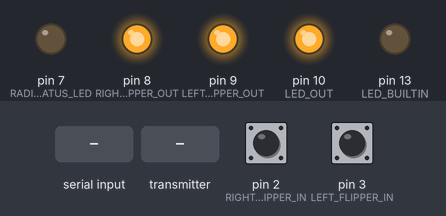
A sketch run on a simulated Arduino Leonardo, built with avr-gcc and run on an emulated ATmega32U4. Shown: output pins drawn as LEDs (lit = HIGH). The test bench sets the inputs (shaded band); at power-on: pin 2 (RIGHT_FLIPPER_IN) HIGH, pin 3 (LEFT_FLIPPER_IN) HIGH. EEPROM starts erased; no radio packets arrive unless stated.

Above: at 1.2 s.
1.3 s: "f" received over Serial
At 2.7 s:
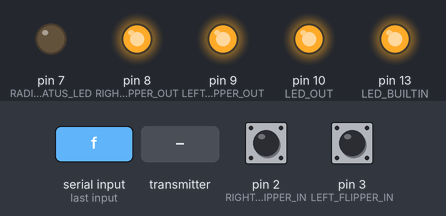
3.0 s: pin 2 (RIGHT_FLIPPER_IN) pulled LOW for 0.15 s
At 3.08 s:
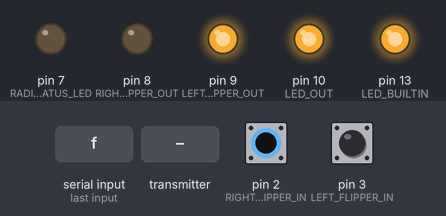
4.6 s: pin 3 (LEFT_FLIPPER_IN) pulled LOW for 0.15 s
At 4.68 s:
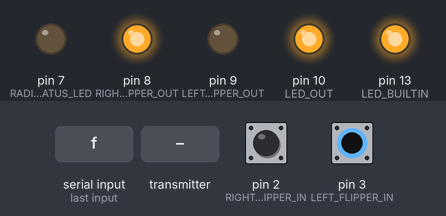
6.2 s: the transmitter starts sending data = 0
At 7.4 s:
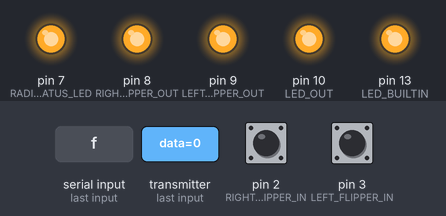
7.7 s: "l" received over Serial
At 8.9 s:
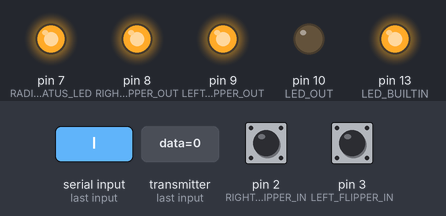
9.2 s: pin 2 (RIGHT_FLIPPER_IN) pulled LOW for 1 s
At 9.8 s:
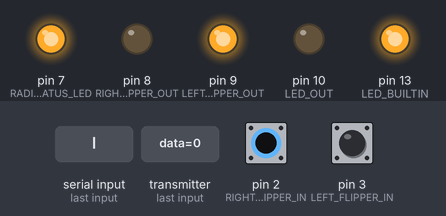
Timing chart, 0 to 12.2 s (numbered marks = the images above; inputs shaded):
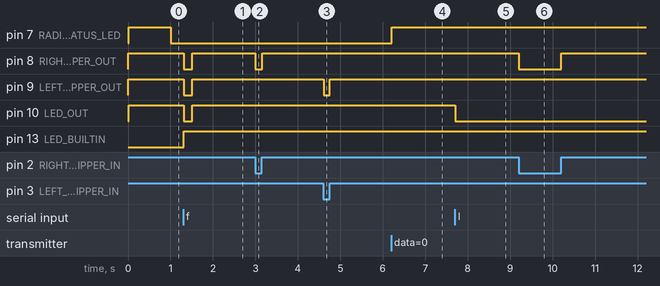

The sketch:

ArduinoController.ino
```cpp
#include "Arduino.h"
#include <SPI.h>
#include <RF24.h>
#include <EEPROM.h>
#include "printf.h"
#include "Mouse.h"
#include "Keyboard.h"

#define RIGHT_FLIPPER_IN 2
#define LEFT_FLIPPER_IN 3

#define RIGHT_FLIPPER_OUT 8
#define LEFT_FLIPPER_OUT 9

#define LED_OUT 10

#define CE_PIN A1
#define CS_PIN A0
#define RADIO_STATUS_LED 7

#define DEBUG false

#define PEDAL_COUNT 3

bool flipper_enabled = false;
bool led_enabled = true;

bool currentPedalVal[PEDAL_COUNT];
char pedalFunction[PEDAL_COUNT];
bool pedalStatus[PEDAL_COUNT];

RF24 radio(CE_PIN, CS_PIN);
byte addresses[][6] = {"1Node", "2Node"};
long lastRadioRead = 0;

// the setup function runs once when you press reset or power the board
void setup() {
  // initialize digital pin LED_BUILTIN as an output.
  pinMode(LED_BUILTIN, OUTPUT);
  digitalWrite(LED_BUILTIN, LOW);

  pinMode(LEFT_FLIPPER_IN, INPUT_PULLUP);
  pinMode(RIGHT_FLIPPER_IN, INPUT_PULLUP);

  pinMode(LEFT_FLIPPER_OUT, OUTPUT);
  pinMode(RIGHT_FLIPPER_OUT, OUTPUT);
  digitalWrite(RIGHT_FLIPPER_OUT, HIGH);
  digitalWrite(LEFT_FLIPPER_OUT, HIGH);

  pinMode(LED_OUT, OUTPUT);
  pinMode(RADIO_STATUS_LED, OUTPUT);

  loadPedalBindings();

  Serial.begin(115200);

  //CONFIGURE PEDAL RECEIVER
    // Initiate the radio object
  radio.begin();
  // Set the transmit power to lowest available to prevent power supply related issues
  radio.setPALevel(RF24_PA_MIN);
  // Set the speed of the transmission to the quickest available
  radio.setDataRate(RF24_2MBPS);
  // Use a channel unlikely to be used by Wifi, Microwave ovens etc
  radio.setChannel(124);

  // Open a writing and reading pipe on each radio, with opposite addresses
  radio.openWritingPipe(addresses[0]);
  radio.openReadingPipe(1, addresses[1]);

  if (DEBUG) {
    // For debugging info
    printf_begin();             // needed only once for printing details
    radio.printPrettyDetails(); // (larger) function that prints human readable data
  }
}

// the loop function runs over and over again forever
void loop() {

  // FLIPPER LOGIC
  if (flipper_enabled) {
    digitalWrite(LEFT_FLIPPER_OUT, digitalRead(LEFT_FLIPPER_IN));
    digitalWrite(RIGHT_FLIPPER_OUT, digitalRead(RIGHT_FLIPPER_IN));
  }
  else {
    digitalWrite(LEFT_FLIPPER_OUT, HIGH);
    digitalWrite(RIGHT_FLIPPER_OUT, HIGH);
  }

  // START & COIN BUTTON LED LOGIC
  digitalWrite(LED_OUT, led_enabled);

  // WIRELESS PEDAL FUNCTIONALITY
  byte data = 0x00;
  radio.startListening();

  if ( radio.available()) {
    // Go and read the data and put it into that variable
    while (radio.available()) {
      radio.read( &data, sizeof(byte));
      lastRadioRead = millis();
    }

    if (DEBUG) {
      Serial.print("Received Value: ");
      Serial.println(data);
    }

    processPedalInput(data);
  }

  // WRITE RADIO STATUS LED
  digitalWrite(RADIO_STATUS_LED, millis() - lastRadioRead <= 1000);


  // CONFIGURATION LOGIC
  if (Serial.available()) {
    char c = Serial.read();

    //CONFIGURE PEDAL FUNCTIONS
    if (c == '#') {
      int i = PEDAL_COUNT - 1;
      while (Serial.available()) {
        c = Serial.read();
        if (i >= 0) {
          pedalFunction[i] = c;
          EEPROM.update(i, c);
          Serial.print("Setting Button To: ");
          Serial.println(c);
        }
        i--;
      }
    }
    // Toggle Flipper Function
    else if (c == 'f') {
      flipper_enabled = !flipper_enabled;
      digitalWrite(LED_BUILTIN,flipper_enabled);
      ack_flipper_cmd(flipper_enabled);
    }
    // Toggle Button LEDs
    else if (c == 'l') {
      led_enabled = !led_enabled;
    }
  }

  delay(10);

}

void ack_flipper_cmd(bool isOn) {
  digitalWrite(LED_OUT, !led_enabled);
  digitalWrite(LEFT_FLIPPER_OUT, !isOn);
  digitalWrite(RIGHT_FLIPPER_OUT, !isOn);
  delay(200);
  digitalWrite(LED_OUT, led_enabled);
  digitalWrite(LEFT_FLIPPER_OUT, HIGH);
  digitalWrite(RIGHT_FLIPPER_OUT, HIGH);
}

void processPedalInput(byte data) {

  for (int i = PEDAL_COUNT - 1; i >= 0; i--) {
    bool isOn = bitRead(data, i);

    if (isOn) {
      if (!pedalStatus[i]) {
        pedalStatus[i] = true;
        pressPedal(i);
      }
    }
    else if (pedalStatus[i]) {
      pedalStatus[i] = false;
      releasePedal(i);
    }
  }
}

void pressPedal(int pedal) {
  switch (pedalFunction[pedal]) {
    case '~':
      Mouse.press(MOUSE_LEFT);
      break;
    case '!':
      Mouse.press(MOUSE_MIDDLE);
      break;
    case '@':
      Mouse.press(MOUSE_RIGHT);
      break;
    default:
      Keyboard.press(pedalFunction[pedal]);
      break;
  }
}

void releasePedal(int pedal) {
  switch (pedalFunction[pedal]) {
    case '~':
      Mouse.release(MOUSE_LEFT);
      break;
    case '!':
      Mouse.release(MOUSE_MIDDLE);
      break;
    case '@':
      Mouse.release(MOUSE_RIGHT);
      break;
    default:
      Keyboard.release(pedalFunction[pedal]);
      break;
  }
}

void loadPedalBindings() {

  for (int i = PEDAL_COUNT-1; i >= 0; i--) {
    char c = EEPROM.read(i);
    if (byte(c) == byte(0xFF)) { //EEPROM never written, default to right mouse button
      EEPROM.write(i, '@');
      c = '@';
    }
    pedalFunction[i] = c;
  }
}
```

Measured:
- after the input at 1.3 s, pin 8 (RIGHT_FLIPPER_OUT), pin 9 (LEFT_FLIPPER_OUT), pin 10 (LED_OUT): HIGH → LOW at once, → HIGH 0.20 s later; pin 13 (LED_BUILTIN): LOW → HIGH at once
- after the input at 3.0 s, pin 8 (RIGHT_FLIPPER_OUT): HIGH → LOW at once, → HIGH 0.15 s later
- after the input at 4.6 s, pin 9 (LEFT_FLIPPER_OUT): HIGH → LOW at once, → HIGH 0.14 s later
- after the input at 6.2 s, pin 7 (RADIO_STATUS_LED): LOW → HIGH at once
- after the input at 7.7 s, pin 10 (LED_OUT): HIGH → LOW at once
- after the input at 9.2 s, pin 8 (RIGHT_FLIPPER_OUT): HIGH → LOW at once, → HIGH 1.0 s later
